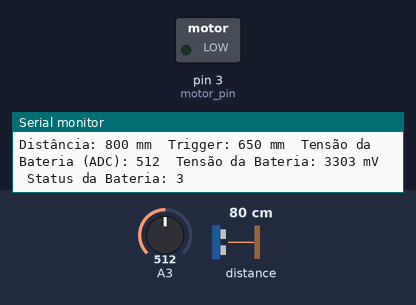
Simulated run of this sketch. Board: Arduino Nano, built with avr-gcc and run on an emulated ATmega328P. Parts: switched loads named in the sketch (green lamp = pin HIGH), the last lines printed to the serial monitor. Dashed ring = blinking. The test bench sets the inputs (shaded band); at power-on: distance to the obstacle 80 cm, A3 = 512.

Above: at 9.4 s.
9.5 s: distance to the obstacle set to 67 cm
11.0 s: distance to the obstacle set to 61 cm
At 11.41 s:
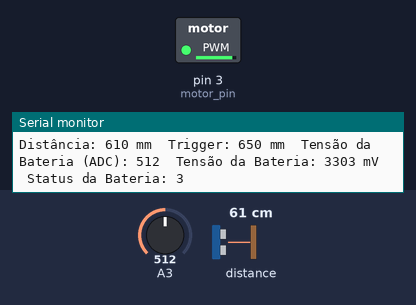
14.0 s: A3 set to 488
17.0 s: A3 set to 462
At 17.8 s:
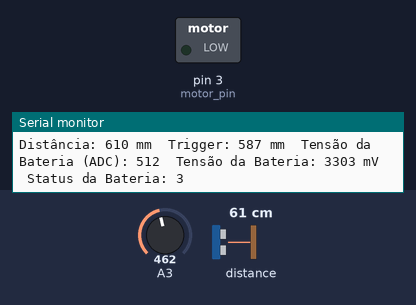
20.0 s: A3 set to 511
At 20.44 s:
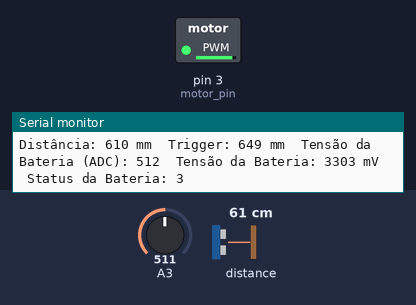
23.0 s: A3 set to 340
At 23.0 s:
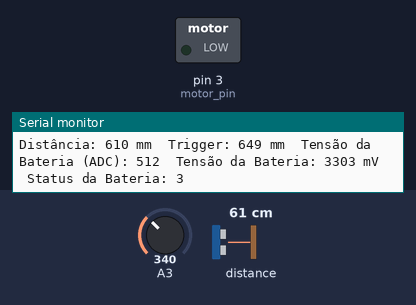
Timing chart, 0 to 25.5 s (numbered marks = the images above; inputs shaded):
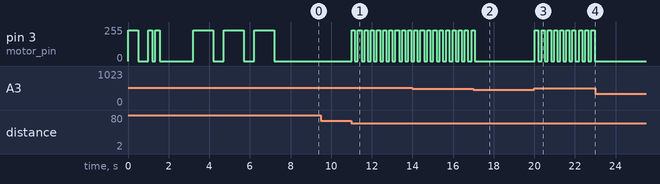

The sketch:

Caminho_Livre_prod.ino
```cpp
// (licence header left out)
// Bibliotecas

#include <Wire.h>   // Biblioteca I2C nativa do Arduino
#include <VL53L0X.h>    // Biblioteca de interface com o sensor VL53L0X, desenvolvida por Pololu. Disponível em: https://github.com/pololu/vl53l0x-arduino


// Variáveis auxiliares

boolean alert = 0;
boolean alert_bat = 0;
boolean last_alert_pulse = 0;
boolean last_bat_pulse = 0;
int alert_pulse_counter = 0;
int bat_pulse_counter = 0;
int battery_value;
int battery_voltage_mv;
int battery_status;
int max_distance;
int pwm_value = 0;
unsigned long previous_ms_alert_pulse = 0;  // Último pulso do alerta gerado em ms
unsigned long previous_ms_bat_pulse = 0;   // Último pulso do alerta da bateria gerado em ms
unsigned long previous_ms_bat_read = 0;  // Última leitura da bateria em ms


// Parâmetros

const int bat_pulses = 3;   // Quantidade de pulsos do alerta da bateria
const int bat_pulse_interval = 1000;    // Duração e intervalo de tempo dos pulsos do alerta da bateria
const unsigned long bat_read_interval = 30000;    // Intervalo de tempo entre a leitura de tensão da bateria
int alert_pulse_interval = 150;   // Duração e intervalo de tempo dos pulsos do alerta fixo
const int min_alert_pulse_interval = 70;    // Duração e intervalo de tempo mínimo entre os pulsos do alerta progressivo
const int max_alert_pulse_interval = 350;   // Duração e intervalo de tempo máximo entre os pulsos do alerta progressivo


// VL53L0X

VL53L0X sensor;

// É possível estender o alcance máximo do sensor de 1200mm para 2000mm através do modo long range.
// No entanto, é possível que ocorram imprecisões de leitura devido a reflexos de objetos.
// Funciona melhor em situação de baixa luz. Usar com cuidado.

// Descomentar ativa o modo long range:
//#define LONG_RANGE

// É possível alterar a velocidade do sensor através do tempo de amostragem. Há duas pré-definições:
//   HIGH_SPEED: alta velocidade, em troca de menor precisão
//   HIGH_ACCURACY: alta precisão, em troca de baixa velocidade
// Usar com cuidado.

// Descomentar uma linha de cada vez altera o tempo de amostragem. Se ambas estiverem comentadas, o tempo de amostragem segue o padrão de fábrica:
//#define HIGH_SPEED
//#define HIGH_ACCURACY


// Motor

// No modo de alerta progressivo, a frequência do padrão vibratório do alerta aumenta de acordo proximidade do obstáculo.
// Descomentar ativa o alerta progressivo:
//#define PROGRESSIVE_ALERT

const int min_alert_pulses = 2; // O mínimo de pulsos de vibração que serão gerados quando houver um alerta de obstáculo
const int motor_pin = 3;    // Saída PWM do motor ligada no pino 3 do microcontrolador
const int max_pwm = 230;    // Limite máximo da escala de PWM no motor (Max = 255): Mais baixo consome menos, mais alto é mais fácil perceber


// Função de leitura de tensão da bateria

void read_battery () {

  // Lê o valor da porta analógica ligada ao divisor de tensão do sinal da bateria
  battery_value = analogRead(A6);

  // O valor máximo da tensão da bateria lido pela porta analógica é aproximadamente 651:
  // Tensão máxima da bateria: 4,2 V. Após o divisor de tensão: 2,1 V. Valor de referência da porta analógica: 3,3 V. Range do ADC: 0  a 1023. Logo: 3,3/2,1*1023 = 651
  battery_voltage_mv = map(battery_value, 0, 651, 0, 4200); // Conversão do valor ADC para milivolts

  // Determina o status para o padrão de vibração para informar a tensão
  if (battery_voltage_mv > 3900)   // Cheia de 3,9 V a 4,2 V
    battery_status = 1;
  else if (battery_voltage_mv > 3600)    // Regular de 3,6 a 3,9 V
    battery_status = 2;
  else    // Fraca abaixo de 3,6 V
    battery_status = 3;
}


// Configuração Inicial

void setup() {

  // Inicialização do Serial
  Serial.begin(115200); // Obs: Reduzir o baud-rate pode reduzir a velocidade leitura do sensor
  Serial.println("\nIniciando...");

  // Sinaliza a inicialização da placa com um padrão de vibração
  analogWrite(motor_pin, max_pwm);
  delay(500);
  analogWrite(motor_pin, LOW);
  delay(500);

  // Inicialização do Sensor
  Wire.begin();
  sensor.init();
  sensor.setTimeout(500);
  Serial.println("Sensor inicializado.");

  // Sinaliza a inicialização do sensor com um padrão de vibração
  analogWrite(motor_pin, max_pwm);
  delay(200);
  analogWrite(motor_pin, LOW);
  delay(150);
  analogWrite(motor_pin, max_pwm);
  delay(200);
  analogWrite(motor_pin, LOW);
  delay(150);

  // Configura o sensor de acordo com os modos escolhidos. Aqui, os modos podem ser customizados (Alterar os valores com cuidado)
#if defined LONG_RANGE
  // Controla o limite da taxa do sinal de retorno (padrão é 0.25 MCPS)
  sensor.setSignalRateLimit(0.1);
  // Controlam os períodos de pulso do laser (padrão é 14 e 10 PCLKs, respectivamente)
  sensor.setVcselPulsePeriod(VL53L0X::VcselPeriodPreRange, 18);
  sensor.setVcselPulsePeriod(VL53L0X::VcselPeriodFinalRange, 14);
  // Determina a distância máxima no modo LONG RANGE
  max_distance = 2200;
#else
  max_distance = 1300;
#endif

#if defined HIGH_SPEED
  // Reduz o tempo de amostragem para 20 ms (O padrão de fábrica é 33 ms. Aqui, um valor rápido demais pode gerar falsos positivos e perturbar o usuário)
  sensor.setMeasurementTimingBudget(20000);

#elif defined HIGH_ACCURACY
  // Aumenta o tempo de amostragem para 100 ms (O padrão de fábrica é 33 ms. Aqui, um valor lento demais pode comprometer a segurança do usuário)
  sensor.setMeasurementTimingBudget(100000);
#endif

  delay(1500);

  // Checa a tensão da bateria
  read_battery();

  // Log via Serial
  Serial.print("Tensão da Bateria (ADC): ");
  Serial.print(battery_value);
  Serial.print("\tTensão da Bateria: ");;
  Serial.print(battery_voltage_mv);
  Serial.print(" mV");
  if (battery_status == 1) // Cheia de 3,9 V a 4,2 V
    Serial.println(". Tensão ok.\t Nível 3/3\n");
  else if (battery_status == 2)    // Regular de 3,6 a 3,9 V
    Serial.println(". Tensão regular.\t Nível 2/3\n");
  else    // Fraca abaixo de 3,6 V
    Serial.println(". Tensão fraca.\t Nível 1/3\n");

  // Gera o padrão de vibração para informar a tensão
  for (int i = 0; i < battery_status; i++) {
    analogWrite(motor_pin, max_pwm);
    delay(1000);
    analogWrite(motor_pin, LOW);
    delay(500);
  }

  delay(500);
}


// Loop Principal

void loop() {

  // Lê o valor calculado pelo sensor em milímetros
  int distance_mm_value = sensor.readRangeSingleMillimeters();

  // Lê o valor configurado no trimpot
  int pot_value = analogRead(A3);

  // Determina a faixa de disparo do sensor de acordo com valor do trimpot e com a distância máxima do sensor
  int trig_value = map(pot_value, 0, 1023, 0, max_distance);

  // Determina se deve ser gerado um alerta para o usuário
  if (distance_mm_value > max_distance) // Se for maior que a distância máxima possível, ignora (erro)
    alert = 0;
  else if (distance_mm_value >= trig_value) // Se for maior ou igual que o configurado no trimpot, não é gerado um alerta
    alert = 0;
  else if (distance_mm_value < trig_value) // Se for menor que o configurado no trimpot, gera um alerta
    alert = 1;

#ifdef PROGRESSIVE_ALERT   // Calcula o intervalo de tempo entre os pulsos se o alerta estiver no modo progressivo

  if (alert) {

    // A distância lida é transformada em intervalo entre os pulsos
    alert_pulse_interval = map(distance_mm_value, 200, trig_value, min_alert_pulse_interval, max_alert_pulse_interval);

    // Se a distância lida for muito pequena, é utilizado um intervalo mínimo
    if (distance_mm_value < 200) {
      alert_pulse_interval = min_alert_pulse_interval;
    }
    // Se a distância lida for maior que máximo (erro de leitura), é utilizado um intervalo máximo
    else if (distance_mm_value > max_distance) {
      alert_pulse_interval = max_alert_pulse_interval;
    }
  }
#endif

  // Carrega o tempo atual de execução
  unsigned long current_ms = millis();

  // Gera os pulsos de vibração enquanto houver o alerta ou até dar uma quantidade mínima de pulsos
  if (alert || last_alert_pulse) {

    // Muda o estado atual do pulso somente se o intervalo de tempo desde o último pulso foi decorrido
    if (current_ms - previous_ms_alert_pulse >= alert_pulse_interval ) {

      // Determina o tempo no qual esta condição foi executada
      previous_ms_alert_pulse = current_ms;

      if (pwm_value == LOW) { // Se o pulso do padrão de vibração não estiver sendo gerado
        pwm_value = max_pwm; // Seta o valor para gerar o pulso
        if (alert_pulse_counter < min_alert_pulses)
          alert_pulse_counter++;  // Conta o pulso dado
      }
      else { // Se o pulso do padrão de vibração estiver sendo gerado
        pwm_value = LOW;  // Seta o valor para interromper o pulso
      }

      // Permite esta condição rodar uma última vez para finalizar um pulso mesmo após o alert zerar
      if (pwm_value != LOW || alert_pulse_counter < min_alert_pulses)
        last_alert_pulse = 1;
      else
        last_alert_pulse = 0;
    }
  }
  // Se o alerta for concluído, zera os pulsos contados
  else {
    alert_pulse_counter = 0;
  }

  // Lê a tensão da bateria somente se o intervalo de tempo desde a última leitura foi decorrido
  if (current_ms - previous_ms_bat_read >= bat_read_interval ) {

    // Determina o tempo no qual esta condição foi executada
    previous_ms_bat_read = current_ms;

    // Lê a tensão da bateria
    read_battery();

    // Se a tensão for baixa, prepara o alerta da bateria
    if (battery_status == 3)
      alert_bat = 1;
  }

  // Se o alerta de obstáculos estiver ativo, inibe o acionamento do alerta de bateria
  if (alert) {
    bat_pulse_counter = 0;
    alert_bat = 0;
  }

  // Se todos os pulsos do alerta da bateria foram gerados, reinicia o ciclo
  if (bat_pulse_counter >= bat_pulses) {
    previous_ms_bat_read = current_ms;
    bat_pulse_counter = 0;
    alert_bat = 0;
  }

  // Gera os pulsos de vibração enquanto houver o alerta ou até dar uma quantidade mínima de pulsos
  if (alert_bat || last_bat_pulse) {

    // Muda o estado atual do pulso somente se o intervalo de tempo desde o último pulso foi decorrido
    if (current_ms - previous_ms_bat_pulse >= bat_pulse_interval ) {

      // Determina o tempo no qual esta condição foi executada
      previous_ms_bat_pulse = current_ms;

      if (pwm_value == LOW) { // Se o pulso do padrão de vibração não estiver sendo gerado
        pwm_value = max_pwm; // Seta o valor para gerar o pulso
        bat_pulse_counter++;  // Conta o pulso dado
      }
      else { // Se o pulso do padrão de vibração estiver sendo gerado
        pwm_value = LOW;  // Seta o valor para interromper o pulso
      }

      // Permite esta condição rodar uma última vez para finalizar um pulso mesmo após o alert zerar
      if (pwm_value != LOW)
        last_bat_pulse = 1;
      else
        last_bat_pulse = 0;
    }
  }

  // Atualiza o valor da porta PWM
  analogWrite(motor_pin, pwm_value);

  // Log via serial
  Serial.print("Distância: ");
  Serial.print(distance_mm_value);
  Serial.print(" mm\t");
  if (distance_mm_value > max_distance)
    Serial.print("(Fora de alcance)\t");
  Serial.print("Trigger: ");
  Serial.print(trig_value);
  Serial.print(" mm\t");
  Serial.print("Tensão da Bateria (ADC): ");
  Serial.print(battery_value);
  Serial.print("\tTensão da Bateria: ");
  Serial.print(battery_voltage_mv);
  Serial.print(" mV");
  Serial.print("\tStatus da Bateria: ");
  Serial.println(battery_status);
}
```

Measured:
- the behaviour switches between 65 and 64 cm on distance to the obstacle (found by bisection; images 0 and 1)
- the behaviour switches between 481 and 480 on A3 (found by bisection; images 1 and 2)
- after the input at 11.0 s, pin 3 (motor_pin): alternates 230/255 for 0.15 s and 0/255 for 0.15 s, starting at once
- after the input at 17.0 s, pin 3 (motor_pin): goes on until 17.1 s, then stays 0/255
- after the input at 20.0 s, pin 3 (motor_pin): alternates 230/255 for 0.15 s and 0/255 for 0.15 s, starting at once
- after the input at 23.0 s, pin 3 (motor_pin): stops changing and stays 0/255
